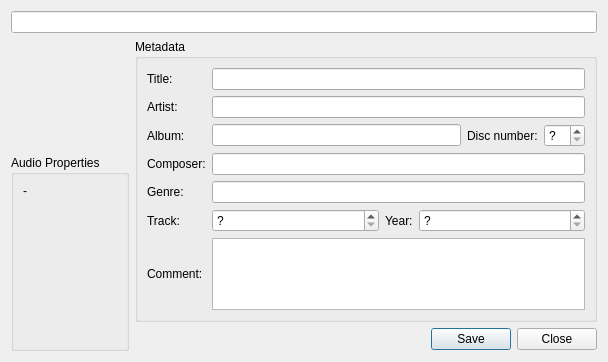
<?xml version="1.0" encoding="UTF-8"?>
<ui version="4.0">
 <class>DetailsDialog</class>
 <widget class="QDialog" name="DetailsDialog">
  <property name="geometry">
   <rect>
    <x>0</x>
    <y>0</y>
    <width>608</width>
    <height>362</height>
   </rect>
  </property>
  <property name="windowTitle">
   <string>Dialog</string>
  </property>
  <layout class="QGridLayout" name="gridLayout">
   <item row="0" column="0" colspan="4">
    <widget class="QLineEdit" name="pathLineEdit"/>
   </item>
   <item row="1" column="0">
    <widget class="CoverWidget" name="coverWidget" native="true">
     <property name="sizePolicy">
      <sizepolicy hsizetype="Fixed" vsizetype="Fixed">
       <horstretch>0</horstretch>
       <verstretch>0</verstretch>
      </sizepolicy>
     </property>
     <property name="minimumSize">
      <size>
       <width>110</width>
       <height>110</height>
      </size>
     </property>
     <property name="maximumSize">
      <size>
       <width>110</width>
       <height>110</height>
      </size>
     </property>
    </widget>
   </item>
   <item row="1" column="2" rowspan="2" colspan="2">
    <widget class="QGroupBox" name="tagGroupBox">
     <property name="title">
      <string>Metadata</string>
     </property>
     <layout class="QGridLayout" name="gridLayout_2">
      <item row="0" column="0">
       <widget class="QLabel" name="label_47">
        <property name="sizePolicy">
         <sizepolicy hsizetype="Preferred" vsizetype="Preferred">
          <horstretch>0</horstretch>
          <verstretch>0</verstretch>
         </sizepolicy>
        </property>
        <property name="text">
         <string>Title:</string>
        </property>
        <property name="alignment">
         <set>Qt::AlignLeading|Qt::AlignLeft|Qt::AlignVCenter</set>
        </property>
       </widget>
      </item>
      <item row="0" column="1">
       <widget class="QLineEdit" name="titleLineEdit">
        <property name="sizePolicy">
         <sizepolicy hsizetype="Expanding" vsizetype="Fixed">
          <horstretch>0</horstretch>
          <verstretch>0</verstretch>
         </sizepolicy>
        </property>
       </widget>
      </item>
      <item row="1" column="0">
       <widget class="QLabel" name="label_43">
        <property name="sizePolicy">
         <sizepolicy hsizetype="Preferred" vsizetype="Preferred">
          <horstretch>0</horstretch>
          <verstretch>0</verstretch>
         </sizepolicy>
        </property>
        <property name="text">
         <string>Artist:</string>
        </property>
        <property name="alignment">
         <set>Qt::AlignLeading|Qt::AlignLeft|Qt::AlignVCenter</set>
        </property>
       </widget>
      </item>
      <item row="1" column="1">
       <widget class="QLineEdit" name="artistLineEdit">
        <property name="sizePolicy">
         <sizepolicy hsizetype="Expanding" vsizetype="Fixed">
          <horstretch>0</horstretch>
          <verstretch>0</verstretch>
         </sizepolicy>
        </property>
       </widget>
      </item>
      <item row="2" column="0">
       <widget class="QLabel" name="label_45">
        <property name="sizePolicy">
         <sizepolicy hsizetype="Preferred" vsizetype="Preferred">
          <horstretch>0</horstretch>
          <verstretch>0</verstretch>
         </sizepolicy>
        </property>
        <property name="text">
         <string>Album:</string>
        </property>
        <property name="alignment">
         <set>Qt::AlignLeading|Qt::AlignLeft|Qt::AlignVCenter</set>
        </property>
       </widget>
      </item>
      <item row="2" column="1">
       <layout class="QHBoxLayout" name="horizontalLayout">
        <property name="sizeConstraint">
         <enum>QLayout::SetDefaultConstraint</enum>
        </property>
        <item>
         <widget class="QLineEdit" name="albumLineEdit">
          <property name="sizePolicy">
           <sizepolicy hsizetype="Expanding" vsizetype="Fixed">
            <horstretch>0</horstretch>
            <verstretch>0</verstretch>
           </sizepolicy>
          </property>
          <property name="text">
           <string/>
          </property>
         </widget>
        </item>
        <item>
         <widget class="QLabel" name="label_11">
          <property name="sizePolicy">
           <sizepolicy hsizetype="Preferred" vsizetype="Preferred">
            <horstretch>0</horstretch>
            <verstretch>0</verstretch>
           </sizepolicy>
          </property>
          <property name="text">
           <string>Disc number:</string>
          </property>
         </widget>
        </item>
        <item>
         <widget class="QSpinBox" name="discSpinBox">
          <property name="specialValueText">
           <string notr="true">?</string>
          </property>
         </widget>
        </item>
       </layout>
      </item>
      <item row="3" column="0">
       <widget class="QLabel" name="label_8">
        <property name="text">
         <string>Composer:</string>
        </property>
       </widget>
      </item>
      <item row="3" column="1">
       <widget class="QLineEdit" name="composerLineEdit"/>
      </item>
      <item row="4" column="0">
       <widget class="QLabel" name="label_46">
        <property name="sizePolicy">
         <sizepolicy hsizetype="Preferred" vsizetype="Preferred">
          <horstretch>0</horstretch>
          <verstretch>0</verstretch>
         </sizepolicy>
        </property>
        <property name="text">
         <string>Genre:</string>
        </property>
        <property name="alignment">
         <set>Qt::AlignLeading|Qt::AlignLeft|Qt::AlignVCenter</set>
        </property>
       </widget>
      </item>
      <item row="4" column="1">
       <widget class="QLineEdit" name="genreLineEdit">
        <property name="sizePolicy">
         <sizepolicy hsizetype="Expanding" vsizetype="Fixed">
          <horstretch>0</horstretch>
          <verstretch>0</verstretch>
         </sizepolicy>
        </property>
       </widget>
      </item>
      <item row="5" column="0">
       <widget class="QLabel" name="label_42">
        <property name="sizePolicy">
         <sizepolicy hsizetype="Preferred" vsizetype="Preferred">
          <horstretch>0</horstretch>
          <verstretch>0</verstretch>
         </sizepolicy>
        </property>
        <property name="text">
         <string>Track:</string>
        </property>
        <property name="alignment">
         <set>Qt::AlignLeading|Qt::AlignLeft|Qt::AlignVCenter</set>
        </property>
       </widget>
      </item>
      <item row="5" column="1">
       <layout class="QHBoxLayout" name="horizontalLayout_2">
        <item>
         <widget class="QSpinBox" name="trackSpinBox">
          <property name="sizePolicy">
           <sizepolicy hsizetype="Expanding" vsizetype="Fixed">
            <horstretch>0</horstretch>
            <verstretch>0</verstretch>
           </sizepolicy>
          </property>
          <property name="specialValueText">
           <string notr="true">?</string>
          </property>
         </widget>
        </item>
        <item>
         <widget class="QLabel" name="label_44">
          <property name="sizePolicy">
           <sizepolicy hsizetype="Preferred" vsizetype="Preferred">
            <horstretch>0</horstretch>
            <verstretch>0</verstretch>
           </sizepolicy>
          </property>
          <property name="text">
           <string>Year:</string>
          </property>
          <property name="alignment">
           <set>Qt::AlignLeading|Qt::AlignLeft|Qt::AlignVCenter</set>
          </property>
         </widget>
        </item>
        <item>
         <widget class="QSpinBox" name="yearSpinBox">
          <property name="sizePolicy">
           <sizepolicy hsizetype="Expanding" vsizetype="Fixed">
            <horstretch>0</horstretch>
            <verstretch>0</verstretch>
           </sizepolicy>
          </property>
          <property name="specialValueText">
           <string notr="true">?</string>
          </property>
          <property name="suffix">
           <string/>
          </property>
          <property name="maximum">
           <number>2012</number>
          </property>
         </widget>
        </item>
       </layout>
      </item>
      <item row="6" column="0">
       <widget class="QLabel" name="label_48">
        <property name="sizePolicy">
         <sizepolicy hsizetype="Preferred" vsizetype="Preferred">
          <horstretch>0</horstretch>
          <verstretch>0</verstretch>
         </sizepolicy>
        </property>
        <property name="text">
         <string>Comment:</string>
        </property>
        <property name="alignment">
         <set>Qt::AlignLeading|Qt::AlignLeft|Qt::AlignVCenter</set>
        </property>
       </widget>
      </item>
      <item row="6" column="1">
       <widget class="QTextBrowser" name="commentBrowser">
        <property name="readOnly">
         <bool>false</bool>
        </property>
        <property name="html">
         <string>&lt;!DOCTYPE HTML PUBLIC &quot;-//W3C//DTD HTML 4.0//EN&quot; &quot;http://www.w3.org/TR/REC-html40/strict.dtd&quot;&gt;
&lt;html&gt;&lt;head&gt;&lt;meta name=&quot;qrichtext&quot; content=&quot;1&quot; /&gt;&lt;style type=&quot;text/css&quot;&gt;
p, li { white-space: pre-wrap; }
&lt;/style&gt;&lt;/head&gt;&lt;body style=&quot; font-family:'Arial'; font-size:10pt; font-weight:400; font-style:normal;&quot;&gt;
&lt;p style=&quot;-qt-paragraph-type:empty; margin-top:0px; margin-bottom:0px; margin-left:0px; margin-right:0px; -qt-block-indent:0; text-indent:0px;&quot;&gt;&lt;/p&gt;&lt;/body&gt;&lt;/html&gt;</string>
        </property>
       </widget>
      </item>
     </layout>
    </widget>
   </item>
   <item row="2" column="0" rowspan="2" colspan="2">
    <widget class="QGroupBox" name="groupBox_2">
     <property name="sizePolicy">
      <sizepolicy hsizetype="Expanding" vsizetype="Expanding">
       <horstretch>0</horstretch>
       <verstretch>0</verstretch>
      </sizepolicy>
     </property>
     <property name="minimumSize">
      <size>
       <width>0</width>
       <height>0</height>
      </size>
     </property>
     <property name="title">
      <string>Audio Properties</string>
     </property>
     <layout class="QVBoxLayout" name="verticalLayout">
      <item>
       <widget class="QLabel" name="propertiesLabel">
        <property name="text">
         <string>-</string>
        </property>
        <property name="alignment">
         <set>Qt::AlignLeading|Qt::AlignLeft|Qt::AlignTop</set>
        </property>
       </widget>
      </item>
     </layout>
    </widget>
   </item>
   <item row="3" column="2">
    <spacer name="horizontalSpacer">
     <property name="orientation">
      <enum>Qt::Horizontal</enum>
     </property>
     <property name="sizeHint" stdset="0">
      <size>
       <width>192</width>
       <height>23</height>
      </size>
     </property>
    </spacer>
   </item>
   <item row="3" column="3">
    <widget class="QDialogButtonBox" name="buttonBox">
     <property name="standardButtons">
      <set>QDialogButtonBox::Close|QDialogButtonBox::Save</set>
     </property>
    </widget>
   </item>
  </layout>
 </widget>
 <customwidgets>
  <customwidget>
   <class>CoverWidget</class>
   <extends>QWidget</extends>
   <header>coverwidget.h</header>
   <container>1</container>
  </customwidget>
 </customwidgets>
 <resources/>
 <connections/>
</ui>
